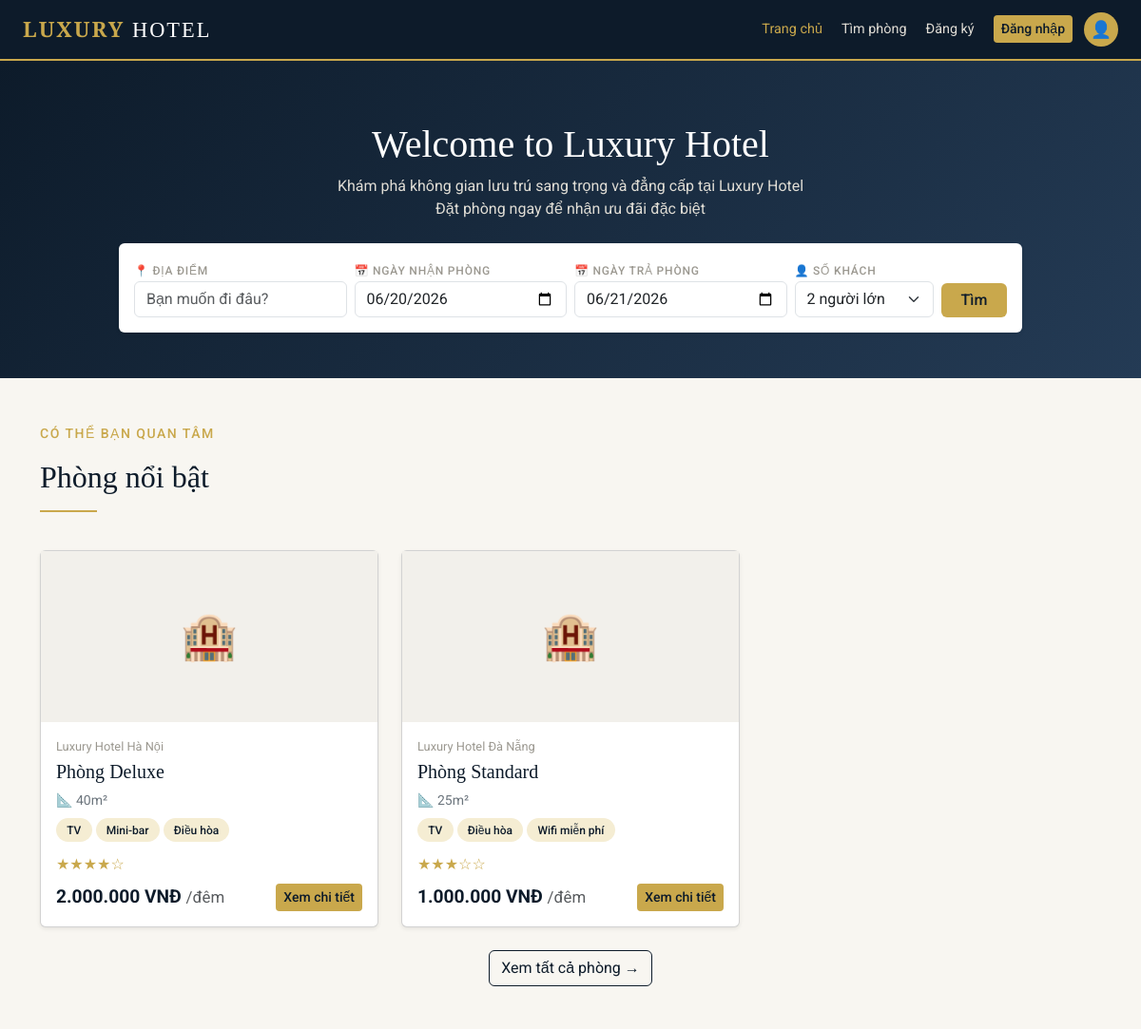
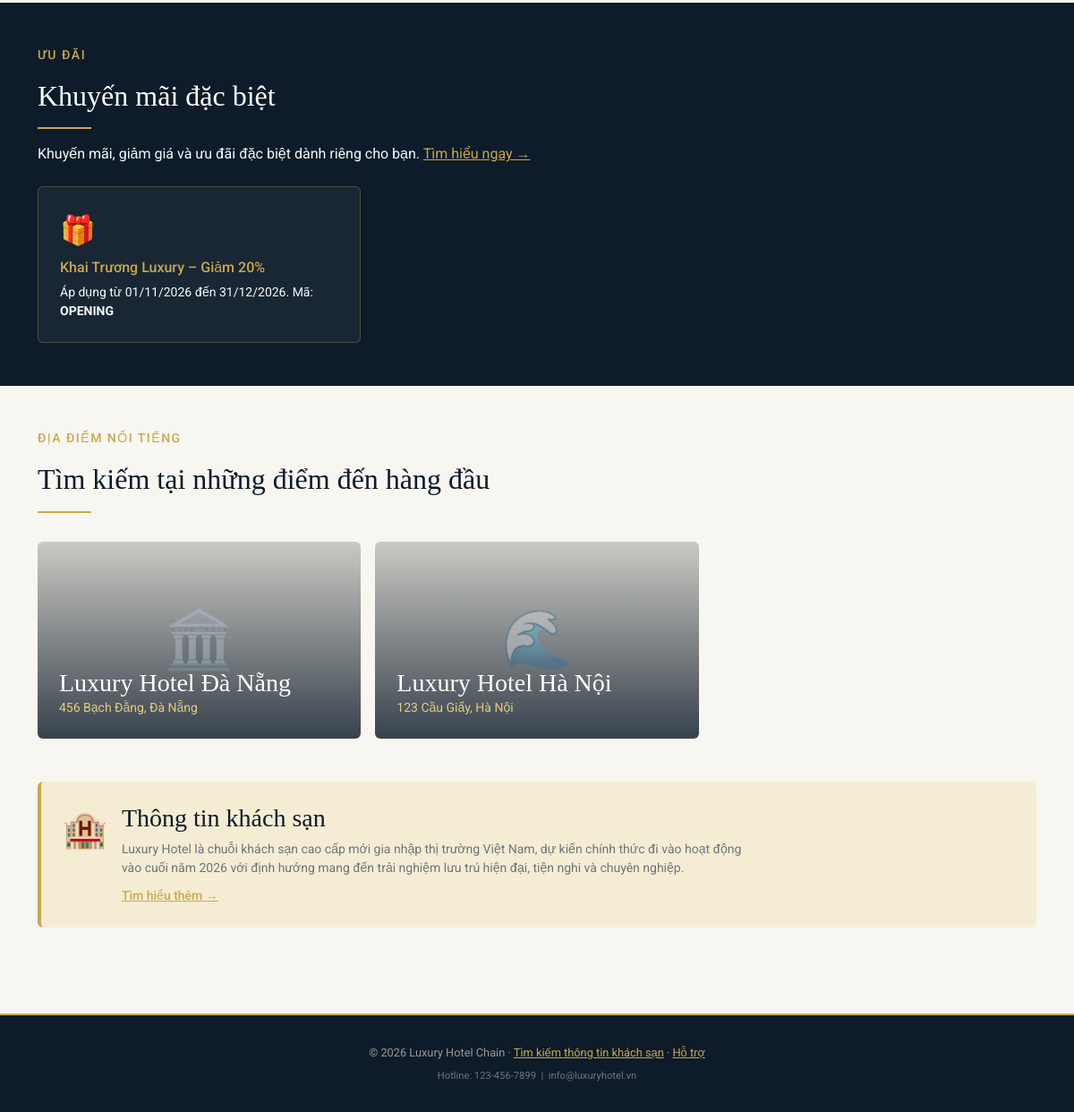
The page /views/index.php on the database its author committed (2 pictures, top to bottom).
### tables this page shows
CREATE TABLE `phong` (
  `MaPhong` varchar(10) NOT NULL,
  `SoPhong` varchar(10) NOT NULL,
  `MaKS` varchar(10) DEFAULT NULL,
  `MaLoai` varchar(10) DEFAULT NULL,
  `TrangThai` enum('Available','Reserved','Occupied','Cleaning') DEFAULT 'Available'
);

CREATE TABLE `khach_san` (
  `MaKS` varchar(10) NOT NULL,
  `TenKS` varchar(100) NOT NULL,
  `DiaChi` varchar(255) NOT NULL,
  `MoTa` text DEFAULT NULL,
  `HinhAnhDaiDien` varchar(255) DEFAULT NULL
);

CREATE TABLE `loai_phong` (
  `MaLoai` varchar(10) NOT NULL,
  `TenLoai` varchar(50) NOT NULL,
  `DonGia` decimal(15,2) NOT NULL,
  `DienTich` float DEFAULT NULL,
  `TienIch` text DEFAULT NULL,
  `MoTa` text DEFAULT NULL
);

CREATE TABLE `khuyen_mai` (
  `MaKM` varchar(10) NOT NULL,
  `TenKM` varchar(100) NOT NULL,
  `PhanTramGiam` int(11) DEFAULT NULL CHECK (`PhanTramGiam` >= 0 and `PhanTramGiam` <= 100),
  `NgayBatDau` date DEFAULT NULL,
  `NgayKetThuc` date DEFAULT NULL
);

### includes/functions.php (called while the page is built, shortened)
<?php
function fmtVND($soTien)
{
    return number_format((float)$soTien, 0, ',', '.') . ' VNĐ';
}
function fmtNgay($ngay)
{
    $timestamp = strtotime($ngay);
    return $timestamp ? date('d/m/Y', $timestamp) : htmlspecialchars($ngay);
}
function renderSao($soSao)
{
    $soSao = max(0, min(5, (int)$soSao));
    return str_repeat('★', $soSao) . str_repeat('☆', 5 - $soSao);
}
function maLoaiSangSoSao($tenLoai)
{
    $map = ['Standard' => 3, 'Deluxe' => 4, 'Suite' => 5];
    foreach ($map as $key => $val) {
        if (stripos($tenLoai, $key) !== false) return $val;
    }
    return 3;
}
function tachTienIch($chuoiTienIch)
{
    return array_map('trim', explode(',', $chuoiTienIch));
}
function daDangNhap()
{
    return isset($_SESSION['MaTK']);
}
function h($chuoi)
{
    return htmlspecialchars($chuoi ?? '', ENT_QUOTES, 'UTF-8');
}

### views/index.php (the view, shortened to what this page needs)
<?php
require_once '../models/mdl_khuyen_mai.php';
require_once '../includes/functions.php';
$sqlPhongNoiBat = "
    SELECT p.MaPhong, p.SoPhong, p.TrangThai,
           lp.TenLoai, lp.DonGia, lp.DienTich, lp.TienIch,
           ks.TenKS, ks.DiaChi
    FROM phong p
    INNER JOIN loai_phong lp ON p.MaLoai = lp.MaLoai
    INNER JOIN khach_san ks ON p.MaKS = ks.MaKS
    WHERE p.TrangThai = 'Available'
    ORDER BY lp.DonGia DESC
    LIMIT 3
";
$stmt = $pdo->query($sqlPhongNoiBat);
$dsPhongNoiBat = $stmt->fetchAll();
$activePage = 'home';
require_once '../includes/head.php';
require_once '../includes/navbar.php';
?>
<div class="search-hero">
  <h1 class="font-playfair mb-2">Welcome to Luxury Hotel</h1>
  <p class="mb-4">Khám phá không gian lưu trú sang trọng và đẳng cấp tại Luxury Hotel<br>Đặt phòng ngay để nhận ưu đãi đặc biệt</p>
  <form action="search.php" method="GET" class="search-bar-card p-3 rounded shadow-sm">
    <div class="row g-2 align-items-end">
      <div class="col-12 col-md-3 text-start">
        <label>📍 Địa điểm</label>
        <input type="text" name="diaDiem" class="form-control" placeholder="Bạn muốn đi đâu?" autocomplete="off">
      </div>
      <div class="col-12 col-md-3 text-start">
        <label>📅 Ngày nhận phòng</label>
        <input type="date" name="ngayNhan" class="form-control" value="<?= date('Y-m-d') ?>" min="<?= date('Y-m-d') ?>">
      </div>
      <div class="col-12 col-md-3 text-start">
        <label>📅 Ngày trả phòng</label>
        <input type="date" name="ngayTra" class="form-control" value="<?= date('Y-m-d', strtotime('+1 day')) ?>" min="<?= date('Y-m-d', strtotime('+1 day')) ?>">
      </div>
      <div class="col-8 col-md-2 text-start">
        <label>👤 Số khách</label>
        <select name="soKhach" class="form-select">
          <option value="2" selected>2 người lớn</option>
        </select>
      </div>
      <div class="col-4 col-md-1">
        <button type="submit" class="btn btn-gold w-100">Tìm</button>
      </div>
    </div>
  </form>
</div>
<div class="container py-5">
  <p class="text-uppercase small fw-medium" style="color:var(--gold);letter-spacing:1.5px">CÓ THỂ BẠN QUAN TÂM</p>
  <h2 class="font-playfair mb-3" style="color:var(--navy)">Phòng nổi bật</h2>
  <hr style="border-top:2px solid var(--gold);width:60px;opacity:1">
  <div class="row g-4 mt-3">
    <?php foreach ($dsPhongNoiBat as $phong):
        $soSao = maLoaiSangSoSao($phong['TenLoai']);
        $dsTienIch = tachTienIch($phong['TienIch']);
    ?>
    <div class="col-12 col-md-4">
      <div class="card h-100 shadow-sm" style="cursor:pointer" onclick="location.href='room-detail.php?id=<?= urlencode($phong['MaPhong']) ?>'">
        <div class="room-card-img" style="height:180px">🏨</div>
        <div class="card-body d-flex flex-column">
          <p class="room-card-meta mb-1"><?= h($phong['TenKS']) ?></p>
          <h3 class="room-card-title h5 mb-2">Phòng <?= h($phong['TenLoai']) ?></h3>
          <div class="d-flex gap-3 small text-secondary mb-2">
            <span>📐 <?= h($phong['DienTich']) ?>m²</span>
          </div>
          <div class="mb-2">
            <?php foreach (array_slice($dsTienIch, 0, 3) as $tienIch): ?>
              <span class="amenity-tag d-inline-block mb-1"><?= h($tienIch) ?></span>
            <?php endforeach; ?>
          </div>
          <div class="stars mb-2"><?= renderSao($soSao) ?></div>
          <div class="mt-auto d-flex justify-content-between align-items-center">
            <div class="room-price"><?= fmtVND($phong['DonGia']) ?> <span class="small text-muted fw-normal">/đêm</span></div>
            <a href="room-detail.php?id=<?= urlencode($phong['MaPhong']) ?>" class="btn btn-gold btn-sm" onclick="event.stopPropagation()">Xem chi tiết</a>
          </div>
        </div>
      </div>
    </div>
    <?php endforeach; ?>
  </div>
  <div class="text-center mt-4">
    <a href="search.php" class="btn btn-outline-navy">Xem tất cả phòng →</a>
  </div>
</div>
<div style="background:var(--navy)" class="py-5">
  <div class="container">
    <p class="text-uppercase small fw-medium" style="color:var(--gold);letter-spacing:1.5px">ƯU ĐÃI</p>
    <h2 class="font-playfair text-white mb-2">Khuyến mãi đặc biệt</h2>
    <hr style="border-top:2px solid var(--gold);width:60px;opacity:1">
    <p class="text-light mb-4">Khuyến mãi, giảm giá và ưu đãi đặc biệt dành riêng cho bạn. <a href="auth.php">Tìm hiểu ngay →</a></p>
    <?php
    $sqlKM = "SELECT MaKM, TenKM, PhanTramGiam, NgayBatDau, NgayKetThuc FROM khuyen_mai
              WHERE NgayKetThuc >= CURDATE() ORDER BY NgayBatDau ASC LIMIT 3";
    $dsKM = $pdo->query($sqlKM)->fetchAll();
    $icons = ['🎁', '🌙', '📱'];
    ?>
    <div class="row g-3">
      <?php foreach ($dsKM as $i => $km): ?>
      <div class="col-12 col-md-4">
        <div class="p-4 rounded" style="background:rgba(255,255,255,0.05);border:1px solid rgba(201,168,76,0.3)">
          <div class="fs-2 mb-2"><?= $icons[$i % 3] ?></div>
          <h4 style="color:var(--gold)" class="h6 mb-2"><?= h($km['TenKM']) ?> – Giảm <?= (int)$km['PhanTramGiam'] ?>%</h4>
          <p class="text-light small mb-0">Áp dụng từ <?= fmtNgay($km['NgayBatDau']) ?> đến <?= fmtNgay($km['NgayKetThuc']) ?>. Mã: <strong><?= h($km['MaKM']) ?></strong></p>
        </div>
      </div>
      <?php endforeach; ?>
    </div>
  </div>
</div>
<div class="container py-5">
  <p class="text-uppercase small fw-medium" style="color:var(--gold);letter-spacing:1.5px">ĐỊA ĐIỂM NỔI TIẾNG</p>
  <h2 class="font-playfair mb-3" style="color:var(--navy)">Tìm kiếm tại những điểm đến hàng đầu</h2>
  <hr style="border-top:2px solid var(--gold);width:60px;opacity:1">
  <?php
  $dsKS = $pdo->query("SELECT MaKS, TenKS, DiaChi FROM khach_san")->fetchAll();
  $icons2 = ['🏛️', '🌊', '🌆', '🏮'];
  ?>
  <div class="row g-3 mt-3">
    <?php foreach ($dsKS as $i => $ks): ?>
    <div class="col-12 col-md-4">
      <div class="dest-tile rounded p-4 text-white d-flex align-items-end" style="height:220px;background:linear-gradient(180deg,rgba(13,27,42,.1) 0%,rgba(13,27,42,.8) 100%),#E0DDD5;position:relative;overflow:hidden"
           onclick="location.href='search.php?diaDiem=<?= urlencode($ks['TenKS']) ?>'">
        <div class="position-absolute top-50 start-50 translate-middle" style="font-size:4rem;opacity:.3"><?= $icons2[$i % 4] ?></div>
        <div class="position-relative">
          <h3 class="font-playfair mb-0"><?= h($ks['TenKS']) ?></h3>
          <p class="small mb-0" style="color:var(--gold-light)"><?= h($ks['DiaChi']) ?></p>
        </div>
      </div>
    </div>
    <?php endforeach; ?>
  </div>
</div>
<div class="container pb-5">
  <div class="p-4 rounded d-flex gap-3 flex-wrap" style="background:var(--gold-pale);border-left:4px solid var(--gold)">
    <div class="fs-1">🏨</div>
    <div>
      <h3 class="font-playfair mb-2" style="color:var(--navy)">Thông tin khách sạn</h3>
      <p class="text-secondary small mb-2" style="max-width:700px">Luxury Hotel là chuỗi khách sạn cao cấp mới gia nhập thị trường Việt Nam, dự kiến chính thức đi vào hoạt động vào cuối năm 2026 với định hướng mang đến trải nghiệm lưu trú hiện đại, tiện nghi và chuyên nghiệp.</p>
      <a href="#" class="small fw-medium">Tìm hiểu thêm →</a>
    </div>
  </div>
</div>
<?php require_once '../includes/footer.php'; ?>

### includes/head.php (shortened to what this page needs)
?><!DOCTYPE html>
<html lang="vi">
<head>
<link rel="stylesheet" href="https://cdnjs.cloudflare.com/ajax/libs/bootstrap/5.3.3/css/bootstrap.min.css">
<link rel="stylesheet" href="../assets/style.css">
</head>
<body>

### includes/navbar.php (shortened to what this page needs)
<?php
$dangNhap = daDangNhap();
?>
<nav class="navbar navbar-expand-lg navbar-luxury sticky-top">
  <div class="container-fluid px-3 px-lg-4">
    <a class="navbar-brand navbar-brand-luxury" href="index.php">LUXURY <span>HOTEL</span></a>
    <div class="collapse navbar-collapse" id="navMain">
      <ul class="navbar-nav ms-auto align-items-lg-center gap-1">
        <li class="nav-item">
          <a class="nav-link <?= $activePage === 'home' ? 'active-link' : '' ?>" href="index.php">Trang chủ</a>
        </li>
        <li class="nav-item">
          <a class="nav-link <?= $activePage === 'search' ? 'active-link' : '' ?>" href="search.php">Tìm phòng</a>
        </li>
        <?php if ($dangNhap): ?>
          <li class="nav-item">
            <a class="nav-link <?= $activePage === 'account' ? 'active-link' : '' ?>" href="account.php">Tài khoản</a>
          </li>
          <?php if (laAdmin()): ?>
          <li class="nav-item">
            <a class="nav-link" href="admin.php">Quản trị</a>
          </li>
          <?php endif; ?>
          <li class="nav-item">
            <a class="btn btn-nav-primary btn-sm ms-lg-2" href="logout.php">Đăng xuất</a>
          </li>
        <?php else: ?>
          <li class="nav-item"><a class="nav-link" href="auth.php?mode=register">Đăng ký</a></li>
          <li class="nav-item">
            <a class="btn btn-nav-primary btn-sm ms-lg-2" href="auth.php">Đăng nhập</a>
          </li>
        <?php endif; ?>
        <li class="nav-item ms-lg-2">
          <a href="<?= $dangNhap ? 'account.php' : 'auth.php' ?>" class="nav-user-icon" title="Tài khoản">👤</a>
        </li>
      </ul>
    </div>
  </div>
</nav>

### includes/footer.php (shortened to what this page needs)
<footer class="footer-luxury">
  <p class="mb-2">© <?= date('Y') ?> Luxury Hotel Chain · <a href="#">Tìm kiếm thông tin khách sạn</a> · <a href="#">Hỗ trợ</a></p>
  <p class="text-secondary small mb-0">Hotline: 123-456-7899 &nbsp;|&nbsp; info@luxuryhotel.vn</p>
</footer>
<div id="toast-container" class="toast-container position-fixed bottom-0 end-0 p-3"></div>
</body>
</html>

### assets/style.css (style rules this page uses)
:root { --navy: #0D1B2A; --navy-light: #1A2E45; --navy-mid: #243B55; --gold: #C9A84C; --gold-light: #E8C97A; --gold-pale: #F5EDD3; --off-white: #F8F6F1; --gray-400: #9B9890; --gray-600: #6B6860; --bs-body-font-family: 'Roboto', sans-serif; }
body { font-family: 'Roboto', sans-serif; background: var(--off-white); color: #3A3835; }
h1, h2, h3, .font-playfair { font-family: 'Playfair Display', serif; }
a { color: var(--gold); }
.navbar-luxury { background: var(--navy); border-bottom: 2px solid var(--gold); min-height: 64px; }
.navbar-brand-luxury { font-family: 'Playfair Display', serif; color: var(--gold) !important; font-size: 1.4rem; font-weight: 700; letter-spacing: 2px; }
.navbar-brand-luxury span { color: #fff; font-weight: 300; }
.navbar-luxury .nav-link { color: #E0DDD5; font-size: 0.9rem; }
.navbar-luxury .nav-link:hover, .navbar-luxury .nav-link.active-link { color: var(--gold); }
.btn-nav-primary { background: var(--gold); color: var(--navy) !important; border: none; font-weight: 500; }
.nav-user-icon { width: 36px; height: 36px; border-radius: 50%; background: var(--gold); color: var(--navy); display: inline-flex; align-items: center; justify-content: center; font-size: 1.1rem; text-decoration: none; }
.btn-gold { background: var(--gold); color: var(--navy); border: none; font-weight: 500; }
.btn-outline-navy { color: var(--navy); border: 1.5px solid var(--navy); }
.search-hero { background: linear-gradient(135deg, var(--navy) 0%, var(--navy-mid) 100%); padding: 4rem 1rem 3rem; text-align: center; position: relative; }
.search-hero h1 { color: #fff; font-size: 2.5rem; }
.search-hero p { color: #E0DDD5; }
.search-bar-card { background: #fff; border-radius: 8px; max-width: 950px; margin: 0 auto; }
.search-bar-card label { font-size: 0.75rem; text-transform: uppercase; letter-spacing: 0.8px; color: var(--gray-400); font-weight: 500; }
.room-card-img, .gallery-img, .booking-history-img { background: #F2F0EB; color: var(--gray-400); display: flex; align-items: center; justify-content: center; font-size: 3rem; }
.room-card-title { font-family: 'Playfair Display', serif; color: var(--navy); }
.room-card-meta { font-size: 0.8rem; color: var(--gray-400); }
.amenity-tag { background: var(--gold-pale); color: var(--navy); font-size: 0.75rem; border-radius: 20px; padding: 0.2rem 0.7rem; font-weight: 500; }
.room-price { font-size: 1.2rem; font-weight: 700; color: var(--navy); }
.stars { color: var(--gold); }
.footer-luxury { background: var(--navy); color: var(--gray-400); text-align: center; padding: 2rem 1rem; font-size: 0.8rem; margin-top: 3rem; border-top: 2px solid var(--gold); }
.footer-luxury a { color: var(--gold); }
.dest-tile { cursor: pointer; transition: transform 0.2s; }

### rows shown on the page
phong: MaKS.TenKS "Luxury Hotel Hà Nội", MaLoai.TenLoai "Deluxe", MaLoai.DienTich "40", MaLoai.TienIch "TV", MaLoai.TienIch "Mini-bar", MaLoai.TienIch "Điều hòa", MaLoai.TenLoai "★★★★☆", MaLoai.DonGia "2.000.000 VNĐ"
phong: MaKS.TenKS "Luxury Hotel Đà Nẵng", MaLoai.TenLoai "Standard", MaLoai.DienTich "25", MaLoai.TienIch "TV", MaLoai.TienIch "Điều hòa", MaLoai.TienIch "Wifi miễn phí", MaLoai.TenLoai "★★★☆☆", MaLoai.DonGia "1.000.000 VNĐ"
khuyen_mai: i "🎁", TenKM "Khai Trương Luxury", PhanTramGiam "20", NgayBatDau "01/11/2026", NgayKetThuc "31/12/2026", MaKM "OPENING"
khach_san: i "🏛️", TenKS "Luxury Hotel Đà Nẵng", DiaChi "456 Bạch Đằng, Đà Nẵng"
khach_san: i "🌊", TenKS "Luxury Hotel Hà Nội", DiaChi "123 Cầu Giấy, Hà Nội"
